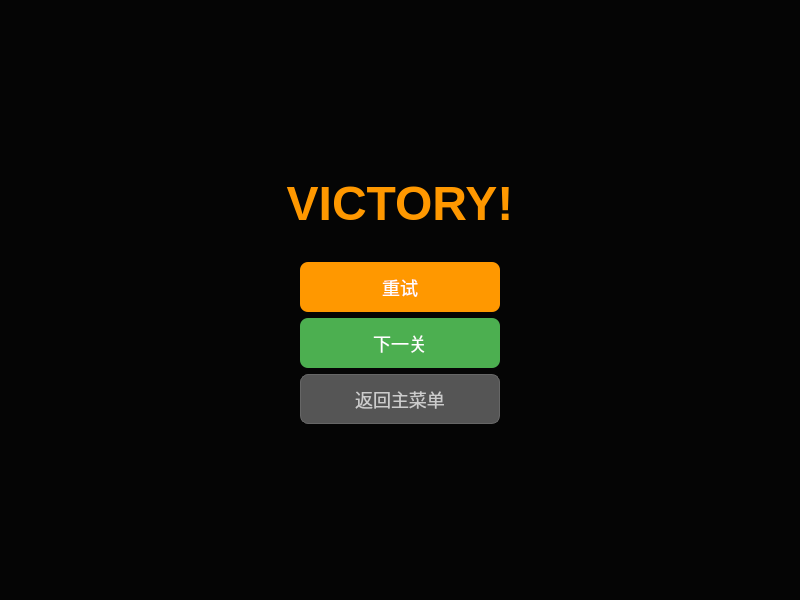
<?xml version="1.0" encoding="UTF-8"?>
<ui version="4.0">
 <class>GameResultWidget</class>
 <widget class="QWidget" name="GameResultWidget">
  <property name="geometry">
   <rect>
    <x>0</x>
    <y>0</y>
    <width>800</width>
    <height>600</height>
   </rect>
  </property>
  <property name="styleSheet">
   <string notr="true">QWidget#GameResultWidget { background-color: rgba(0, 0, 0, 220); }</string>
  </property>
  <layout class="QVBoxLayout" name="mainLayout">
   <item>
    <spacer name="topSpacer">
     <property name="orientation">
      <enum>Qt::Orientation::Vertical</enum>
     </property>
     <property name="sizeHint" stdset="0">
      <size>
       <width>20</width>
       <height>180</height>
      </size>
     </property>
    </spacer>
   </item>
   <item>
    <widget class="QLabel" name="resultLabel">
     <property name="styleSheet">
      <string notr="true">font-size: 48px; font-weight: bold; color: #FF9800;</string>
     </property>
     <property name="text">
      <string>VICTORY!</string>
     </property>
     <property name="alignment">
      <set>Qt::AlignmentFlag::AlignCenter</set>
     </property>
    </widget>
   </item>
   <item>
    <spacer name="midSpacer">
     <property name="orientation">
      <enum>Qt::Orientation::Vertical</enum>
     </property>
     <property name="sizeHint" stdset="0">
      <size>
       <width>20</width>
       <height>40</height>
      </size>
     </property>
    </spacer>
   </item>
   <item>
    <layout class="QHBoxLayout" name="buttonLayout">
     <item>
      <spacer name="leftSpacer">
       <property name="orientation">
        <enum>Qt::Orientation::Horizontal</enum>
       </property>
       <property name="sizeHint" stdset="0">
        <size>
         <width>150</width>
         <height>20</height>
        </size>
       </property>
      </spacer>
     </item>
     <item>
      <layout class="QVBoxLayout" name="buttonsInner">
       <item>
        <widget class="QPushButton" name="btnRetry">
         <property name="minimumSize">
          <size>
           <width>200</width>
           <height>50</height>
          </size>
         </property>
         <property name="styleSheet">
          <string notr="true">QPushButton { background-color: #FF9800; color: white; font-size: 18px; border: none; border-radius: 8px; } QPushButton:hover { background-color: #F57C00; }</string>
         </property>
         <property name="text">
          <string>重试</string>
         </property>
        </widget>
       </item>
       <item>
        <widget class="QPushButton" name="btnNext">
         <property name="minimumSize">
          <size>
           <width>200</width>
           <height>50</height>
          </size>
         </property>
         <property name="styleSheet">
          <string notr="true">QPushButton { background-color: #4CAF50; color: white; font-size: 18px; border: none; border-radius: 8px; } QPushButton:hover { background-color: #45a049; }</string>
         </property>
         <property name="text">
          <string>下一关</string>
         </property>
        </widget>
       </item>
       <item>
        <widget class="QPushButton" name="btnMenu">
         <property name="minimumSize">
          <size>
           <width>200</width>
           <height>50</height>
          </size>
         </property>
         <property name="styleSheet">
          <string notr="true">QPushButton { background-color: #555; color: #CCC; font-size: 18px; border: 1px solid #666; border-radius: 8px; } QPushButton:hover { background-color: #666; }</string>
         </property>
         <property name="text">
          <string>返回主菜单</string>
         </property>
        </widget>
       </item>
      </layout>
     </item>
     <item>
      <spacer name="rightSpacer">
       <property name="orientation">
        <enum>Qt::Orientation::Horizontal</enum>
       </property>
       <property name="sizeHint" stdset="0">
        <size>
         <width>150</width>
         <height>20</height>
        </size>
       </property>
      </spacer>
     </item>
    </layout>
   </item>
   <item>
    <spacer name="bottomSpacer">
     <property name="orientation">
      <enum>Qt::Orientation::Vertical</enum>
     </property>
     <property name="sizeHint" stdset="0">
      <size>
       <width>20</width>
       <height>180</height>
      </size>
     </property>
    </spacer>
   </item>
  </layout>
 </widget>
 <resources/>
 <connections/>
</ui>
